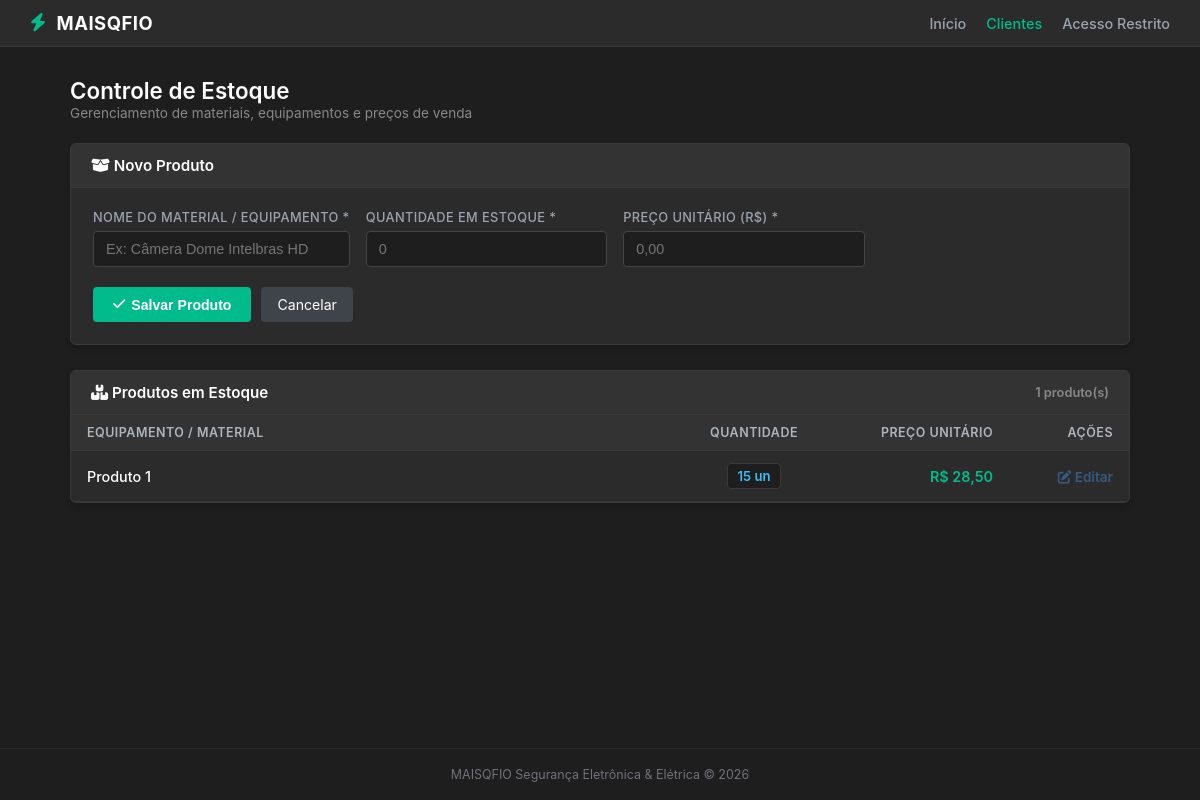
The page /produtos/ (signed in) on the database its author committed.
### loja_app/models.py (models this page shows, shortened)
class Produto(models.Model):
    nome = models.CharField(max_length=200)
    quantidade = models.IntegerField()
    preco = models.DecimalField(max_digits=10, decimal_places=2)

### loja_app/views.py (the view, shortened to what this page needs)
# urls.py: path("produtos/", views.cadastrar_produto, name="produtos"),
@login_required(login_url="login")
def cadastrar_produto(request, produto_id=None):
    produto = None
    if produto_id is not None:
        produto = get_object_or_404(Produto, id=produto_id)
    produtos = Produto.objects.all().order_by("nome")
    return render(request, "loja_app/produtos.html", {
        "produtos": produtos,
        "produto": produto,
    })

### loja_app/templates/loja_app/produtos.html (shortened to what this page needs)
{% extends 'loja_app/base.html' %}
{% block content %}
<div style="margin-bottom: 22px;">
    <h2 style="font-weight: 600; color: #fff; font-size: 1.4rem;">Controle de Estoque</h2>
    <span style="color: #888; font-size: 0.85rem;">Gerenciamento de materiais, equipamentos e preços de venda</span>
</div>
<div class="admin-card">
    <div class="admin-card-header">
        <span>
            <i class="fas {% if produto %}fa-edit{% else %}fa-box-open{% endif %} text-muted me-2"></i>
            {% if produto %}Editar Produto #{{ produto.id }}{% else %}Novo Produto{% endif %}
        </span>
    </div>
    <div class="admin-card-body">
        <form method="post" id="formProduto">
            <div class="form-row">
                <div class="form-col col-6">
                    <div class="field-group">
                        <label for="nome">Nome do Material / Equipamento *</label>
                        <input id="nome" type="text" name="nome" value="{% if produto %}{{ produto.nome }}{% endif %}" placeholder="Ex: Câmera Dome Intelbras HD" required>
                    </div>
                </div>
                <div class="form-col col-3">
                    <div class="field-group">
                        <label for="quantidade">Quantidade em Estoque *</label>
                        <input id="quantidade" type="number" name="quantidade" min="0" value="{% if produto %}{{ produto.quantidade }}{% endif %}" placeholder="0" required>
                    </div>
                </div>
                <div class="form-col col-3">
                    <div class="field-group">
                        <label for="preco">Preço Unitário (R$) *</label>
                        <input id="preco" type="number" step="0.01" name="preco" min="0" value="{% if produto %}{{ produto.preco }}{% endif %}" placeholder="0,00" required>
                    </div>
                </div>
            </div>
            <div style="display: flex; gap: 10px; margin-top: 20px;">
                <button type="submit" class="btn-green">
                    <i class="fas fa-check"></i> {% if produto %}Salvar Atualização{% else %}Salvar Produto{% endif %}
                </button>
                {% if produto %}
                    <a class="btn-gray" href="{% url 'produtos' %}">Cancelar</a>
                {% else %}
                    <a class="btn-gray" href="{% url 'index' %}">Cancelar</a>
                {% endif %}
            </div>
        </form>
    </div>
</div>
<div class="admin-card">
    <div class="admin-card-header">
        <span><i class="fas fa-boxes text-muted me-2"></i> Produtos em Estoque</span>
        <span style="font-size: 0.8rem; color: #888;">{{ produtos|length }} produto(s)</span>
    </div>
    <div style="overflow-x: auto;">
        <table class="admin-table">
            <thead>
                <tr>
                    <th>Equipamento / Material</th>
                    <th style="width: 150px; text-align: center;">Quantidade</th>
                    <th style="width: 180px; text-align: right;">Preço Unitário</th>
                    <th style="width: 120px; text-align: right;">Ações</th>
                </tr>
            </thead>
            <tbody>
                {% for item in produtos %}
                    <tr>
                        <td style="color: #fff; font-weight: 500;">{{ item.nome }}</td>
                        <td style="text-align: center;">
                            <span class="badge-stock {% if item.quantidade == 0 %}badge-stock-low{% endif %}">
                                {{ item.quantidade }} un
                            </span>
                        </td>
                        <td style="text-align: right; color: #00bc8c; font-weight: 600;">
                            R$ {{ item.preco }}
                        </td>
                        <td style="text-align: right;">
                            <a class="link-edit" href="{% url 'editar_produto' item.id %}">
                                <i class="fas fa-edit me-1"></i> Editar
                            </a>
                        </td>
                    </tr>
                {% empty %}
                    <tr>
                        <td colspan="4" style="text-align: center; color: #777; padding: 24px;">
                            Nenhum produto cadastrado no momento.
                        </td>
                    </tr>
                {% endfor %}
            </tbody>
        </table>
    </div>
</div>
{% endblock %}

### loja_app/templates/loja_app/base.html (style rules this page uses)
* { box-sizing: border-box; margin: 0; padding: 0; }
body { background-color: #1e1e1e; color: #d1d5db; font-family: -apple-system, BlinkMacSystemFont, "Segoe UI", Roboto, "Helvetica Neue", Arial, sans-serif; font-size: 14px; min-height: 100vh; display: flex; flex-direction: column; }
.admin-card { background-color: #2b2b2b; border: 1px solid #3a3a3a; border-radius: 6px; margin-bottom: 25px; box-shadow: 0 4px 6px rgba(0, 0, 0, 0.2); overflow: hidden; }
.admin-card-header { background-color: #333333; border-bottom: 1px solid #3a3a3a; padding: 12px 20px; font-size: 0.95rem; font-weight: 600; color: #ffffff; display: flex; justify-content: space-between; align-items: center; }
.admin-card-body { padding: 22px; }
.form-row { display: flex; flex-wrap: wrap; margin: -8px; }
.form-col { padding: 8px; }
.col-3 { width: 25%; }
.field-group { display: flex; flex-direction: column; gap: 6px; }
.field-group label { font-size: 0.8rem; color: #9ca3af; font-weight: 500; text-transform: uppercase; letter-spacing: 0.4px; }
.field-group input { background-color: #1e1e1e; border: 1px solid #444444; color: #ffffff; padding: 9px 12px; border-radius: 4px; font-size: 0.9rem; outline: none; width: 100%; transition: border-color 0.2s, box-shadow 0.2s; }
.btn-green { background-color: #00bc8c; color: #ffffff; border: none; padding: 9px 20px; border-radius: 4px; font-weight: 600; font-size: 0.88rem; cursor: pointer; text-decoration: none; display: inline-flex; align-items: center; gap: 6px; transition: background 0.2s; }
.btn-gray { background-color: #3f444a; color: #ffffff; border: none; padding: 9px 16px; border-radius: 4px; font-size: 0.88rem; text-decoration: none; display: inline-flex; align-items: center; transition: background 0.2s; }
.admin-table { width: 100%; border-collapse: collapse; font-size: 0.9rem; }
.admin-table th { background-color: #333333; color: #adb5bd; padding: 10px 16px; text-align: left; font-weight: 600; font-size: 0.78rem; text-transform: uppercase; letter-spacing: 0.5px; border-bottom: 1px solid #3a3a3a; }
.admin-table td { padding: 12px 16px; border-bottom: 1px solid #363636; color: #d1d5db; }
.link-edit { color: #375a7f; text-decoration: none; font-weight: 600; font-size: 0.85rem; }

### loja_app/templates/loja_app/produtos.html (style rules this page uses)
.badge-stock { background-color: #1e1e1e; color: #38bdf8; border: 1px solid #3a3a3a; padding: 4px 10px; border-radius: 4px; font-weight: 600; font-size: 0.82rem; display: inline-block; }

### rows shown on the page
Produto: nome "Produto 1", quantidade "15", preco "28,50"

### other values the page prints
{{ produtos|length }} "1"
